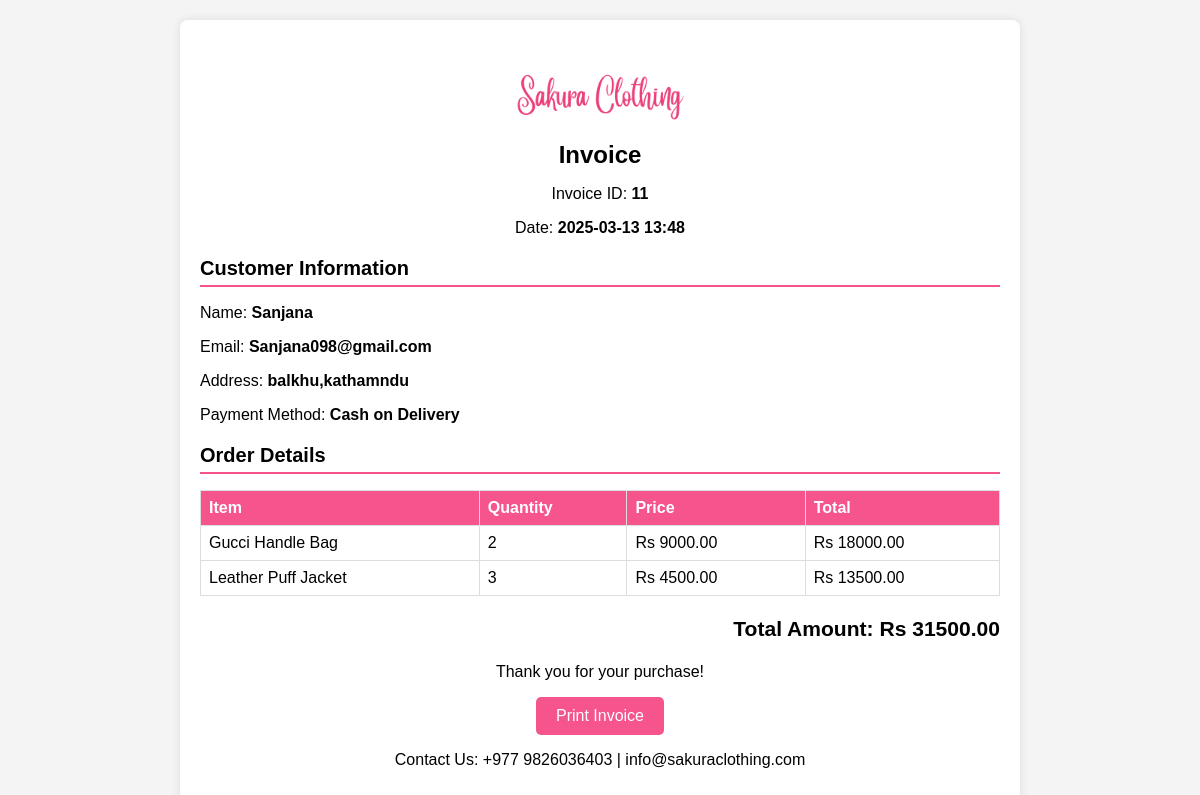
/invoice/11/, run on the app's committed database.
### store/models.py (models this page shows, shortened)
class Invoice(models.Model):
    order = models.OneToOneField('Order', on_delete=models.CASCADE)
    customer = models.ForeignKey(Customer, on_delete=models.SET_NULL, null=True)
    total_amount = models.DecimalField(max_digits=10, decimal_places=2)
    created_at = models.DateTimeField(auto_now_add=True)

class Customer(models.Model):
	user = models.OneToOneField(User, null=True, blank=True, on_delete=models.CASCADE)
	name = models.CharField(max_length=200, null=True)
	email = models.CharField(max_length=200)

class ShippingAddress(models.Model):
	customer = models.ForeignKey(Customer, on_delete=models.SET_NULL, null=True)
	order = models.ForeignKey(Order, on_delete=models.SET_NULL, null=True)
	address = models.CharField(max_length=200, null=False)
	city = models.CharField(max_length=200, null=False)
	state = models.CharField(max_length=200, null=False)
	zipcode = models.CharField(max_length=200, null=False)
	date_added = models.DateTimeField(auto_now_add=True)

class OrderItem(models.Model):
	product = models.ForeignKey(Product, on_delete=models.SET_NULL, null=True)
	order = models.ForeignKey(Order, on_delete=models.SET_NULL, null=True)
	quantity = models.IntegerField(default=0, null=True, blank=True)
	date_added = models.DateTimeField(auto_now_add=True)
	@property
	def get_total(self):
		total = self.product.price * self.quantity
		return total

class Product(models.Model):
    name = models.CharField(max_length=200)
    price = models.DecimalField(max_digits=10, decimal_places=2)
    digital = models.BooleanField(default=False, null=True, blank=True)
    image = models.ImageField(upload_to='products/', null=True, blank=True)
    category = models.ForeignKey(Category, on_delete=models.CASCADE, null=True)

### store/views.py (the view)
# urls.py: path('invoice/<int:invoice_id>/', views.invoice_view, name='invoice_view'),
def invoice_view(request, invoice_id):
    invoice = get_object_or_404(Invoice, id=invoice_id)
    return render(request, 'store/invoice.html', {'invoice': invoice})

### templates/store/invoice.html (shortened to what this page needs)
{% load static %}
<!DOCTYPE html>
<html lang="en">
<head>
    <link rel="stylesheet" type="text/css" href="{% static 'css/invoice.css' %}">
</head>
<body>
    <div class="invoice-container">
        <header class="invoice-header">
            <div class="logo">
                <img src="{% static 'images/logo.png' %}" alt="Sakura Clothing Logo">
            </div>
            <h1>Invoice</h1>
            <p>Invoice ID: <strong>{{ invoice.id }}</strong></p>
            <p>Date: <strong>{{ invoice.created_at|date:"Y-m-d H:i" }}</strong></p>
        </header>
        <section class="customer-info">
            <h2>Customer Information</h2>
            <p>Name: <strong>{{ invoice.customer.name }}</strong></p>
            <p>Email: <strong>{{ invoice.customer.email }}</strong></p>
            {% if invoice.order.shippingaddress_set.exists %}
                {% for address in invoice.order.shippingaddress_set.all %}
                    <p>Address: <strong>{{ address.address }},{{ address.city }}</strong></p>
                {% endfor %}
            {% else %}
                <p>No shipping address available.</p>
            {% endif %}
            <p>Payment Method: <strong>Cash on Delivery</strong></p>
        </section>
        <section class="order-details">
            <h2>Order Details</h2>
            <table>
                <thead>
                    <tr>
                        <th>Item</th>
                        <th>Quantity</th>
                        <th>Price</th>
                        <th>Total</th>
                    </tr>
                </thead>
                <tbody>
                    {% for item in invoice.order.orderitem_set.all %}
                    <tr>
                        <td>{{ item.product.name }}</td>
                        <td>{{ item.quantity }}</td>
                        <td>Rs {{ item.product.price|floatformat:2 }}</td>
                        <td>Rs {{ item.get_total|floatformat:2 }}</td>
                    </tr>
                    {% endfor %}
                </tbody>
            </table>
            <div class="total-amount">
                <h3>Total Amount: Rs {{ invoice.total_amount|floatformat:2 }}</h3>
            </div>
        </section>
        <footer class="invoice-footer">
            <p>Thank you for your purchase!</p>
            <button onclick="window.print()">Print Invoice</button>
            <p>Contact Us: +977 9826036403 | info@sakuraclothing.com</p>
        </footer>
    </div>
</body>
</html>

### static/css/invoice.css (style rules this page uses)
body { font-family: Arial, sans-serif; margin: 0; padding: 20px; background-color: #f4f4f4; }
.invoice-container { background: white; padding: 20px; border-radius: 8px; box-shadow: 0 0 10px rgba(0, 0, 0, 0.1); max-width: 800px; margin: auto; }
.invoice-header { text-align: center; margin-bottom: 20px; }
.invoice-header h1 { margin: 0; font-size: 24px; }
.customer-info, .order-details { margin-bottom: 20px; }
h2 { font-size: 20px; border-bottom: 2px solid #f5548d; padding-bottom: 5px; }
table { width: 100%; border-collapse: collapse; margin-bottom: 20px; }
th, td { border: 1px solid #ddd; padding: 8px; text-align: left; }
th { background-color: #f5548d; color: white; }
.total-amount { text-align: right; font-size: 18px; font-weight: bold; }
.invoice-footer { text-align: center; margin-top: 20px; }
button { background-color: #f5548d; color: white; border: none; padding: 10px 20px; border-radius: 5px; cursor: pointer; font-size: 16px; }
.logo { margin: 0 auto; width: 180px; display: block; }
.logo img { width: 100%; display: block; }

### data on the page
Invoice: id "11", created_at "2025-03-13 13:48", customer.name "Sanjana", customer.email "Sanjana098@gmail.com", total_amount "31500.00"
ShippingAddress: address "balkhu", city "kathamndu"
OrderItem: product.name "Gucci Handle Bag", quantity "2", product.price "9000.00", get_total "18000.00"
OrderItem: product.name "Leather Puff Jacket", quantity "3", product.price "4500.00", get_total "13500.00"
